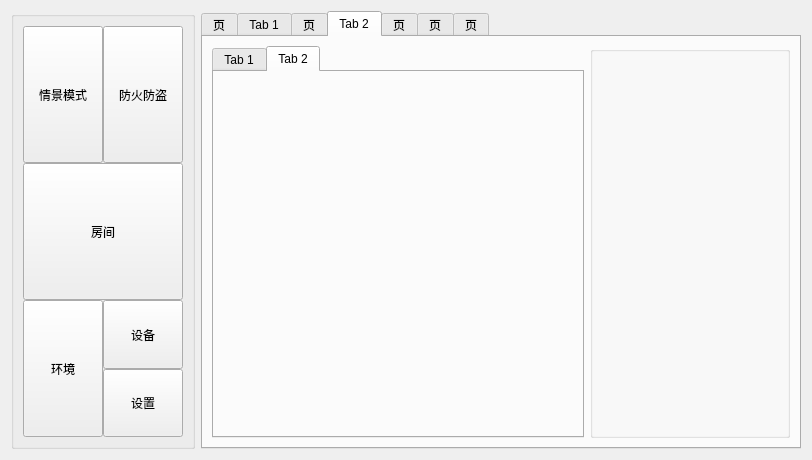
<?xml version="1.0" encoding="UTF-8"?>
<ui version="4.0">
 <class>houses</class>
 <widget class="QWidget" name="houses">
  <property name="geometry">
   <rect>
    <x>0</x>
    <y>0</y>
    <width>790</width>
    <height>460</height>
   </rect>
  </property>
  <property name="windowTitle">
   <string>Form</string>
  </property>
  <layout class="QGridLayout" name="gridLayout_4">
   <item row="0" column="0">
    <widget class="QGroupBox" name="groupBox_2">
     <property name="title">
      <string/>
     </property>
     <layout class="QGridLayout" name="gridLayout">
      <item row="0" column="0">
       <layout class="QVBoxLayout" name="verticalLayout_2">
        <property name="spacing">
         <number>0</number>
        </property>
        <item>
         <layout class="QHBoxLayout" name="horizontalLayout">
          <property name="spacing">
           <number>0</number>
          </property>
          <item>
           <widget class="QPushButton" name="model">
            <property name="sizePolicy">
             <sizepolicy hsizetype="Expanding" vsizetype="Expanding">
              <horstretch>0</horstretch>
              <verstretch>0</verstretch>
             </sizepolicy>
            </property>
            <property name="cursor">
             <cursorShape>PointingHandCursor</cursorShape>
            </property>
            <property name="mouseTracking">
             <bool>false</bool>
            </property>
            <property name="text">
             <string>情景模式</string>
            </property>
            <property name="flat">
             <bool>false</bool>
            </property>
            <attribute name="buttonGroup">
             <string notr="true">menusBtnGrp</string>
            </attribute>
           </widget>
          </item>
          <item>
           <widget class="QPushButton" name="security">
            <property name="sizePolicy">
             <sizepolicy hsizetype="Expanding" vsizetype="Expanding">
              <horstretch>0</horstretch>
              <verstretch>0</verstretch>
             </sizepolicy>
            </property>
            <property name="cursor">
             <cursorShape>PointingHandCursor</cursorShape>
            </property>
            <property name="mouseTracking">
             <bool>false</bool>
            </property>
            <property name="text">
             <string>防火防盗</string>
            </property>
            <property name="flat">
             <bool>false</bool>
            </property>
            <attribute name="buttonGroup">
             <string notr="true">menusBtnGrp</string>
            </attribute>
           </widget>
          </item>
         </layout>
        </item>
        <item>
         <widget class="QPushButton" name="house">
          <property name="sizePolicy">
           <sizepolicy hsizetype="Expanding" vsizetype="Expanding">
            <horstretch>0</horstretch>
            <verstretch>0</verstretch>
           </sizepolicy>
          </property>
          <property name="cursor">
           <cursorShape>PointingHandCursor</cursorShape>
          </property>
          <property name="mouseTracking">
           <bool>false</bool>
          </property>
          <property name="text">
           <string>房间</string>
          </property>
          <property name="flat">
           <bool>false</bool>
          </property>
          <attribute name="buttonGroup">
           <string notr="true">menusBtnGrp</string>
          </attribute>
         </widget>
        </item>
        <item>
         <layout class="QHBoxLayout" name="horizontalLayout_2">
          <property name="spacing">
           <number>0</number>
          </property>
          <item>
           <widget class="QPushButton" name="sensorData">
            <property name="sizePolicy">
             <sizepolicy hsizetype="Expanding" vsizetype="Expanding">
              <horstretch>0</horstretch>
              <verstretch>0</verstretch>
             </sizepolicy>
            </property>
            <property name="cursor">
             <cursorShape>PointingHandCursor</cursorShape>
            </property>
            <property name="mouseTracking">
             <bool>false</bool>
            </property>
            <property name="text">
             <string>环境</string>
            </property>
            <property name="flat">
             <bool>false</bool>
            </property>
            <attribute name="buttonGroup">
             <string notr="true">menusBtnGrp</string>
            </attribute>
           </widget>
          </item>
          <item>
           <layout class="QVBoxLayout" name="verticalLayout">
            <property name="spacing">
             <number>0</number>
            </property>
            <item>
             <widget class="QPushButton" name="devices">
              <property name="sizePolicy">
               <sizepolicy hsizetype="Expanding" vsizetype="Expanding">
                <horstretch>0</horstretch>
                <verstretch>0</verstretch>
               </sizepolicy>
              </property>
              <property name="cursor">
               <cursorShape>PointingHandCursor</cursorShape>
              </property>
              <property name="mouseTracking">
               <bool>false</bool>
              </property>
              <property name="text">
               <string>设备</string>
              </property>
              <property name="flat">
               <bool>false</bool>
              </property>
              <attribute name="buttonGroup">
               <string notr="true">menusBtnGrp</string>
              </attribute>
             </widget>
            </item>
            <item>
             <widget class="QPushButton" name="setting">
              <property name="sizePolicy">
               <sizepolicy hsizetype="Expanding" vsizetype="Expanding">
                <horstretch>0</horstretch>
                <verstretch>0</verstretch>
               </sizepolicy>
              </property>
              <property name="cursor">
               <cursorShape>PointingHandCursor</cursorShape>
              </property>
              <property name="mouseTracking">
               <bool>false</bool>
              </property>
              <property name="text">
               <string>设置</string>
              </property>
              <property name="flat">
               <bool>false</bool>
              </property>
              <attribute name="buttonGroup">
               <string notr="true">menusBtnGrp</string>
              </attribute>
             </widget>
            </item>
           </layout>
          </item>
         </layout>
        </item>
       </layout>
      </item>
     </layout>
    </widget>
   </item>
   <item row="0" column="1">
    <widget class="QTabWidget" name="tabWidget">
     <property name="minimumSize">
      <size>
       <width>600</width>
       <height>0</height>
      </size>
     </property>
     <property name="currentIndex">
      <number>3</number>
     </property>
     <property name="tabBarAutoHide">
      <bool>true</bool>
     </property>
     <widget class="QWidget" name="tab_welcome">
      <attribute name="title">
       <string>页</string>
      </attribute>
      <widget class="QLabel" name="label">
       <property name="geometry">
        <rect>
         <x>250</x>
         <y>140</y>
         <width>251</width>
         <height>111</height>
        </rect>
       </property>
       <property name="text">
        <string>欢迎来到智能家居！</string>
       </property>
      </widget>
     </widget>
     <widget class="QWidget" name="tab_model">
      <attribute name="title">
       <string>Tab 1</string>
      </attribute>
     </widget>
     <widget class="QWidget" name="tab_security">
      <attribute name="title">
       <string>页</string>
      </attribute>
     </widget>
     <widget class="QWidget" name="tab_houses">
      <attribute name="title">
       <string>Tab 2</string>
      </attribute>
      <layout class="QGridLayout" name="gridLayout_3">
       <item row="0" column="0">
        <layout class="QGridLayout" name="gridLayout_2">
         <item row="0" column="0">
          <widget class="QTabWidget" name="tabWidget_2">
           <property name="currentIndex">
            <number>1</number>
           </property>
           <widget class="QWidget" name="tab">
            <attribute name="title">
             <string>Tab 1</string>
            </attribute>
           </widget>
           <widget class="QWidget" name="tab_2">
            <attribute name="title">
             <string>Tab 2</string>
            </attribute>
           </widget>
          </widget>
         </item>
         <item row="0" column="1">
          <layout class="QVBoxLayout" name="verticalLayout_3">
           <item>
            <widget class="QGroupBox" name="groupBox">
             <property name="minimumSize">
              <size>
               <width>200</width>
               <height>0</height>
              </size>
             </property>
             <property name="title">
              <string/>
             </property>
            </widget>
           </item>
          </layout>
         </item>
        </layout>
       </item>
      </layout>
     </widget>
     <widget class="QWidget" name="tab_sensor">
      <attribute name="title">
       <string>页</string>
      </attribute>
     </widget>
     <widget class="QWidget" name="tab_devices">
      <attribute name="title">
       <string>页</string>
      </attribute>
     </widget>
     <widget class="QWidget" name="tab_setting">
      <attribute name="title">
       <string>页</string>
      </attribute>
     </widget>
    </widget>
   </item>
  </layout>
 </widget>
 <resources/>
 <connections/>
 <buttongroups>
  <buttongroup name="menusBtnGrp"/>
 </buttongroups>
</ui>
